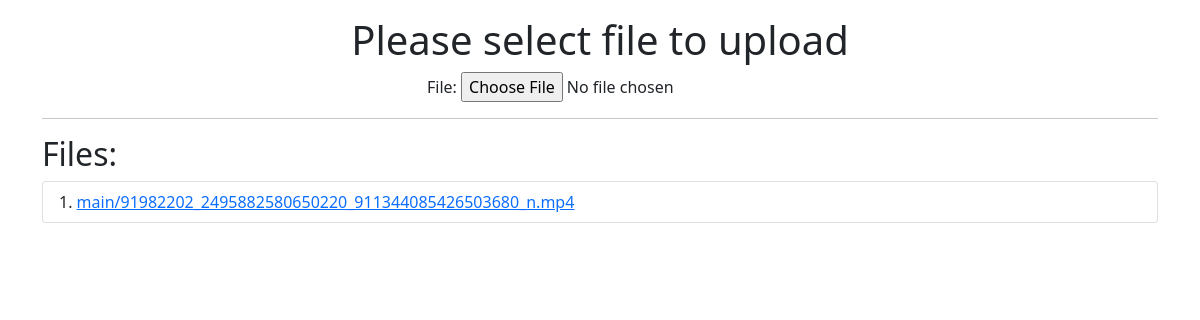
Before: / with the older database file.
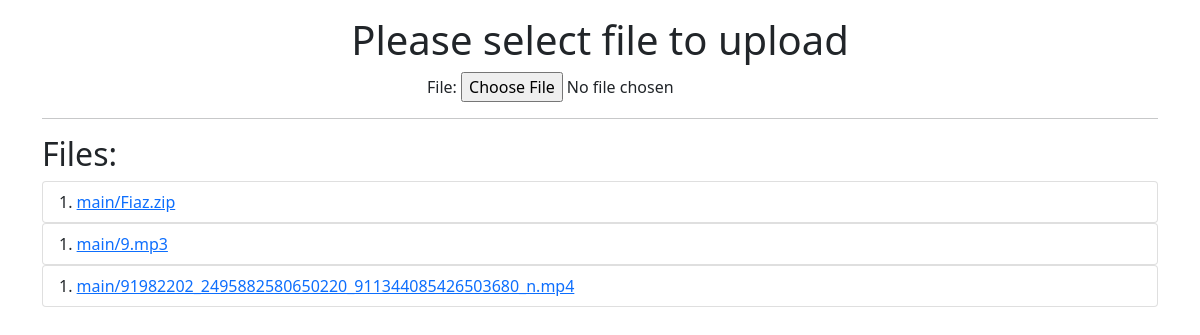
After: the same page with the newer database file.
### main/models.py (models this page shows, shortened)
class File(models.Model):
    file = models.FileField(upload_to='main')

### main/views.py (the view)
# urls.py: path('', views.index, name='index'),
def index(request):
    form = UploadForm(request.POST or None, request.FILES or None)
    files = File.objects.order_by('-pk')
    context = {
        'form' : form,
        'files' : files,
    }
    if request.is_ajax():
        if form.is_valid():
            form.save()
            return JsonResponse({'message': 'All good...'})
    return render(request, 'main/index.html', context)

### main/forms.py
class UploadForm(forms.ModelForm):
    class Meta:
        model = File
        fields = ['file']

### main/templates/main/index.html (shortened to what this page needs)
{% extends "main/base.html" %}
{% block content %}
<h1>Please select file to upload</h1>
<form action="" id="main_form">
    {{ form.as_p }}
</form>
<hr class="">
<div class="files text-start mt-3">
    <h2>Files:</h2>
    {% for file in files %}
        <ul class="list-group list-group-numbered">
            <li class="list-group-item"> <a href="{{ file.file.url }}">{{ file.file.name }}</a></li>
        </ul>
    {% endfor %}
</div>
{% endblock content %}

### main/templates/main/base.html (shortened to what this page needs)
<!DOCTYPE html>
<html lang="en">
<head>
    {% load static %}
    <link rel="stylesheet" href="{% static "main/style.css" %}">
    <link rel="stylesheet" href="{% static "main/bootstrap.css" %}">
</head>
<body>
    <div class="container text-center pt-3">
    {% block content %}
    {% endblock content %}
    </div>
</body>
</html>

Changed rows visible on the page:
added File: file.name "main/Fiaz.zip"
added File: file.name "main/9.mp3"
